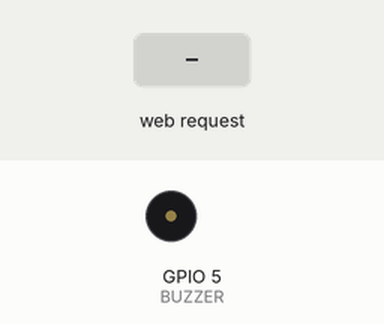
Simulated run of this sketch. Board: ESP32. On the bench: buzzer (waves = sounding, pin HIGH). The test bench sets the inputs (shaded band). WiFi joins after 1.5 s; servers stay silent unless stated; what the sketch prints to the serial monitor is not drawn.

Above: at 2.8 s.
2.9 s: HTTP request GET /alert received
At 3.2 s:
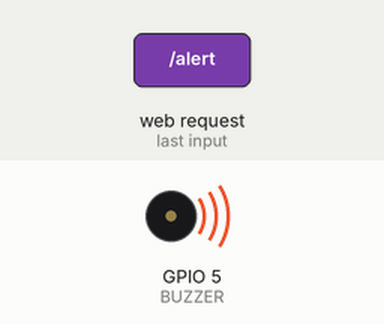
4.4 s: HTTP request GET /stop received
At 5.4 s:
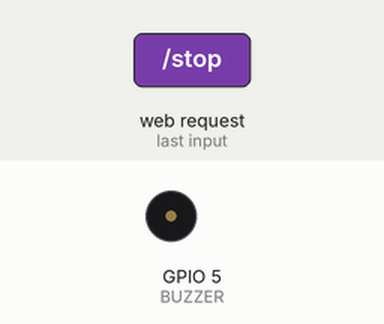
5.9 s: HTTP request GET /alert?duration=1 received
At 6.4 s:
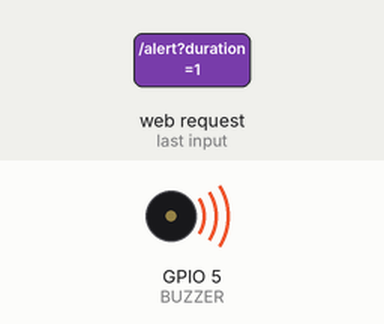
7.4 s: HTTP request GET /trigger?duration=1 received
At 7.7 s:
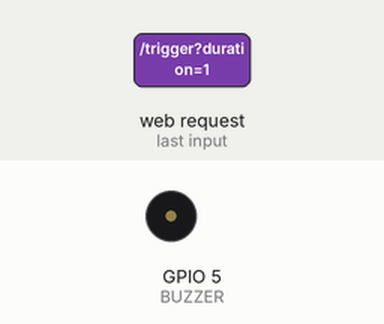
Timing chart, 0 to 9.9 s (numbered marks = the images above; inputs shaded):
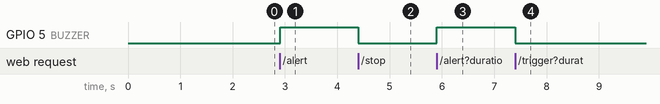

The sketch:

esp32_emergency_alert.ino
```cpp
#include <WiFi.h>
#include <WebServer.h>

const char* ssid = "Ragunathan_5G";
const char* password = "19930303";
const int BUZZER = 5;

WebServer server(80);
unsigned long buzzerEndTime = 0;
bool buzzerActive = false;

void startBuzzer(int duration) {
  digitalWrite(BUZZER, HIGH);
  buzzerActive = true;
  buzzerEndTime = millis() + duration;
  Serial.print("[BUZZER] Started for ");
  Serial.print(duration / 1000);
  Serial.println(" seconds");
}

void stopBuzzer() {
  if (buzzerActive) {
    digitalWrite(BUZZER, LOW);
    buzzerActive = false;
    Serial.println("[BUZZER] Stopped");
  }
}

void handleAlert() {
  Serial.println("[ALERT] Emergency Alert Received!");
  startBuzzer(120000);
  server.send(200, "text/plain", "Alert Triggered");
}

void handleStatus() {
  String status = "{\"status\":\"online\",\"buzzer\":" + String(buzzerActive ? "true" : "false") + "}";
  server.send(200, "application/json", status);
}

void handleTrigger() {
  if (!server.hasArg("duration")) {
    server.send(400, "text/plain", "Missing duration");
    return;
  }
  int duration = server.arg("duration").toInt();
  startBuzzer(duration);
  server.send(200, "text/plain", "Triggered");
}

void handleStop() {
  stopBuzzer();
  server.send(200, "text/plain", "Stopped");
}

void handleNotFound() {
  server.send(404, "text/plain", "Not found");
}

void setup() {
  Serial.begin(115200);
  delay(100);

  pinMode(BUZZER, OUTPUT);
  digitalWrite(BUZZER, LOW);

  Serial.println("[SETUP] Starting");

  WiFi.begin(ssid, password);
  Serial.print("[WiFi] Connecting");

  int attempts = 0;
  while (WiFi.status() != WL_CONNECTED && attempts < 20) {
    delay(500);
    Serial.print(".");
    attempts++;
  }
  Serial.println();

  if (WiFi.status() == WL_CONNECTED) {
    Serial.print("[WiFi] Connected - IP: ");
    Serial.println(WiFi.localIP());
  } else {
    Serial.println("[WiFi] Failed");
  }

  server.on("/alert", handleAlert);
  server.on("/status", handleStatus);
  server.on("/trigger", handleTrigger);
  server.on("/stop", handleStop);
  server.onNotFound(handleNotFound);

  server.begin();
  Serial.println("[SERVER] Started on port 80");
}

void loop() {
  server.handleClient();

  if (buzzerActive && millis() >= buzzerEndTime) {
    stopBuzzer();
  }

  delay(10);
}
```

Measured:
- after the input at 2.9 s, GPIO 5 (BUZZER): LOW → HIGH at once
- after the input at 4.4 s, GPIO 5 (BUZZER): HIGH → LOW at once
- after the input at 5.9 s, GPIO 5 (BUZZER): LOW → HIGH at once
- after the input at 7.4 s, GPIO 5 (BUZZER): HIGH → LOW at once
